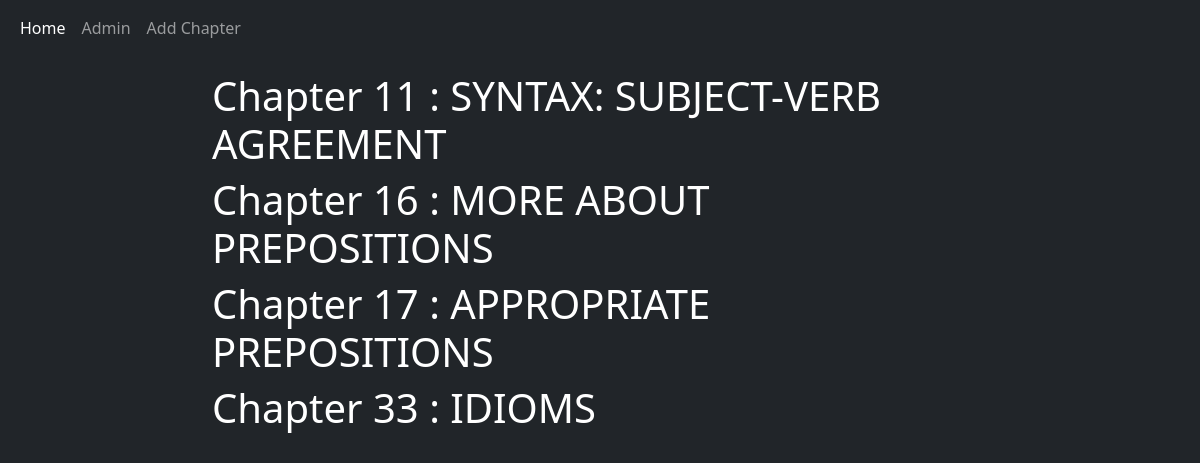
The app's page /, older data.
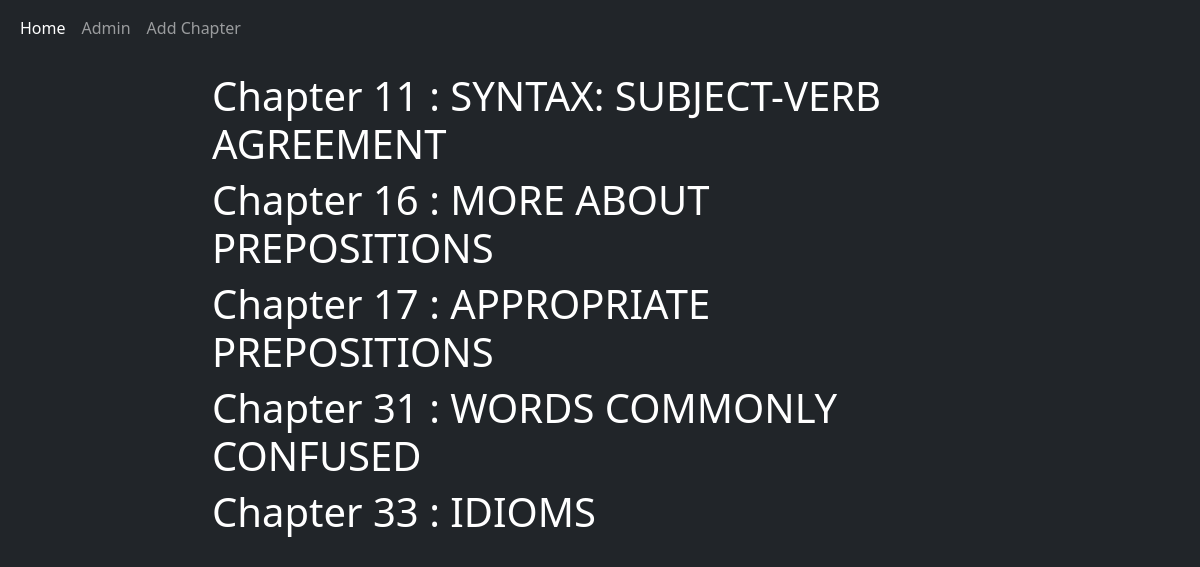
The same page, newer data.
### myapp/models.py (models this page shows, shortened)
class Chapter(models.Model):
    title = models.CharField(max_length=200)
    slno = models.IntegerField()
    static_folder = models.SlugField(null=False)
    total_pages = models.IntegerField()
    last_read_page = models.IntegerField(default=1)

### myapp/views.py (the view)
# urls.py: path("", views.chapter_list, name='chapter-list-page'),
def chapter_list(request):
    context = {"chapters": Chapter.objects.all().order_by('slno')}
    return render(request, "myapp/chapter_list.html", context=context)

### myapp/templates/myapp/chapter_list.html (shortened to what this page needs)
{% extends 'myapp/base.html' %}
{% block page_content %}
<div class="row mt-3">
<ul class="m-auto d-block text-start overflow-visible offset-2 col-8" id="chapter-list">
{% for chapter in chapters %}
    <li class="display-6 mb-2"><a href="{% url 'chapter-detail-page' chapter.static_folder chapter.last_read_page %}" class="text-white">Chapter {{chapter.slno}} : {{chapter.title|upper}}</a></li>
{% endfor %}
</ul>
</div>
{% endblock page_content %}

### myapp/templates/myapp/base.html (shortened to what this page needs)
<!doctype html>
<html lang="en">
  <head>
    <link href="https://cdn.jsdelivr.net/npm/bootstrap@5.1.0/dist/css/bootstrap.min.css" rel="stylesheet">
  </head>
  <body class="bg-dark text-white">
    <nav class="navbar navbar-expand navbar-dark bg-dark">
        <div class="container-fluid">
        <div class="collapse navbar-collapse" id="main-nav">
            <ul class="navbar-nav me-auto mb-2 mb-lg-0">
            <li class="nav-item">
                <a class="nav-link active" href="{% url 'chapter-list-page' %}">Home</a>
            </li>
            <li class="nav-item">
                <a class="nav-link" href="{% url 'admin:index' %}" target="_blank">Admin</a>
            </li>
            <li class="nav-item">
                <a href="/admin/myapp/chapter/add/" class="nav-link" target="_blank">Add Chapter</a>
            </li>
            </ul>
        </div>
        </div>
    </nav>
    <div class="container-fluid">
    {% block page_content %}{% endblock page_content %}
    </div>
  </body>
</html>

### myapp/templates/myapp/chapter_list.html (style rules this page uses)
#chapter-list { list-style-type: none; }
ul#chapter-list > li > a { text-decoration: none; }

Row changes from the older to the newer data that the page shows:
added Chapter: slno "31", title "WORDS COMMONLY CONFUSED"
